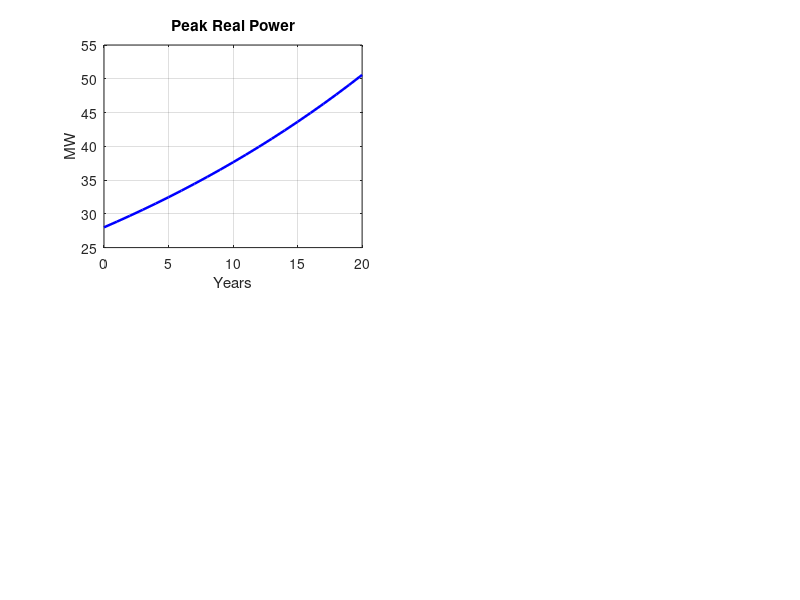

The MATLAB script that drew this image: (Note: this script raises an error after producing the figure.)
%% ============================================================
%  66/11 kV Receiving Substation — Design Calculations
%  Author  : Krystian Rozanski
%  Project : 66/11 kV Single-Busbar Distribution Substation
%  Location: Brisbane, Queensland, Australia
%  Standard: AS/NZS 2067, IEC 60909, AS/NZS 4777.2, Energex NCR
%  Date    : 2025
%  Revision: Rev D — Vector group corrected to Dyn11; PLCC equipment
%             (coupling capacitors + LMUs) added; equipment summary
%             expanded with bus-section CBs, solar incomer, disconnector
%             breakdown; AS/NZS 4777.2 and IEC 60358 added to standards
% ============================================================
%
%  CONTENTS
%   Part 1  – Load Analysis & 20-Year Growth Projection
%   Part 2  – Transformer Sizing (N-1 Contingency)
%   Part 3  – System Parameters & Fault Level (IEC 60909)
%   Part 4  – Per-Unit Fault Analysis (Both TXs in Parallel)
%   Part 5  – Load Current Calculations & CT Ratio Selection
%   Part 6  – Voltage Regulation (OLTC Verification)
%   Part 7  – Circuit Breaker Rating Verification
%   Part 8  – Busbar Thermal Sizing (AS/NZS 2067)
%   Part 9  – 11 kV Feeder Sizing (4 Feeders)
%   Part 10 – Protection Settings Schedule
%   Part 11 – Neutral Earthing Resistor (NER) Sizing
%   Part 12 – PLCC Equipment (Coupling Capacitors & LMUs)
%   Part 13 – Final Summary & Equipment Schedule
% ============================================================

clear; clc; close all;

fprintf('============================================================\n');
fprintf('  66/11 kV RECEIVING SUBSTATION — DESIGN CALCULATIONS\n');
fprintf('  Brisbane, Queensland | AS/NZS 2067 | Energex NCR\n');
fprintf('============================================================\n\n');

%% ============================================================
%  PART 1: LOAD ANALYSIS & 20-YEAR GROWTH PROJECTION
% ============================================================

fprintf('--- PART 1: Load Analysis & Growth Projection ---\n\n');

pf        = 0.92;           % Power factor (lagging)
P_peak    = 28e6;           % Present peak real power (W)
P_avg     = 0.70 * P_peak;  % Average real power (70% load factor)
growth    = 0.03;           % Annual load growth rate (3%)
horizon   = 20;             % Design horizon (years) — per Energex NCR

S_peak_now = P_peak / pf;
S_avg_now  = P_avg  / pf;

fprintf('Present Peak Real Power       : %.1f MW\n',  P_peak/1e6);
fprintf('Present Average Real Power    : %.1f MW\n',  P_avg/1e6);
fprintf('Present Peak Apparent Power   : %.2f MVA\n', S_peak_now/1e6);
fprintf('Present Average Apparent Power: %.2f MVA\n\n', S_avg_now/1e6);

years          = 0:horizon;
P_peak_growth  = P_peak .* (1 + growth).^years;
S_peak_growth  = P_peak_growth ./ pf;
P_avg_growth   = P_avg  .* (1 + growth).^years;
S_avg_growth   = P_avg_growth  ./ pf;

S_design = max(S_peak_growth);  % 20-year peak apparent power

fprintf('20-Year Peak Real Power       : %.2f MW\n',  max(P_peak_growth)/1e6);
fprintf('20-Year Peak Apparent Power   : %.2f MVA\n\n', S_design/1e6);

% --- Load Growth Plot ---
figure('Name','Load Growth Projections — 20 Year Horizon','NumberTitle','off');
subplot(2,2,1);
plot(years, P_peak_growth/1e6, 'b-', 'LineWidth', 1.8);
title('Peak Real Power'); xlabel('Years'); ylabel('MW'); grid on;
xline(10,'--r','Label','10yr','LabelVerticalAlignment','bottom');
xline(20,'--k','Label','20yr','LabelVerticalAlignment','bottom');

subplot(2,2,2);
plot(years, S_peak_growth/1e6, 'r-', 'LineWidth', 1.8);
title('Peak Apparent Power'); xlabel('Years'); ylabel('MVA'); grid on;
xline(10,'--r'); xline(20,'--k');

subplot(2,2,3);
plot(years, P_avg_growth/1e6, 'b--', 'LineWidth', 1.8);
title('Average Real Power'); xlabel('Years'); ylabel('MW'); grid on;

subplot(2,2,4);
plot(years, S_avg_growth/1e6, 'r--', 'LineWidth', 1.8);
title('Average Apparent Power'); xlabel('Years'); ylabel('MVA'); grid on;

sgtitle('Load Growth Projections — 66/11 kV Substation, Brisbane QLD');

%% ============================================================
%  PART 2: TRANSFORMER SIZING — N-1 CONTINGENCY
%  Requirement: Each transformer must supply 100% peak load
%  independently (Energex NCR, AS/NZS 2067 Cl. 5.3)
% ============================================================

fprintf('--- PART 2: Transformer Sizing (N-1 Contingency) ---\n\n');

% Engineering margin per AS/NZS 2067 and Energex NCR
margin     = 1.20;
S_required = margin * S_design;

% Standard IEC transformer ratings (MVA): 20, 25, 31.5, 40, 50, 63
std_ratings = [20 25 31.5 40 50 63 80 100] * 1e6;
TX_rating   = std_ratings(find(std_ratings >= S_required, 1, 'first'));

fprintf('20-Year Design Load           : %.2f MVA\n', S_design/1e6);
fprintf('Required Rating (20%% margin)  : %.2f MVA\n', S_required/1e6);
fprintf('Selected Transformer Rating   : %.1f MVA (standard IEC)\n', TX_rating/1e6);
fprintf('Configuration                 : 2 x %.1f MVA, Dyn11, OLTC\n', TX_rating/1e6);
fprintf('N-1 Compliance                : CONFIRMED — each unit carries 100%% load\n\n');

%% ============================================================
%  PART 3: SYSTEM PARAMETERS & FAULT LEVEL (IEC 60909)
% ============================================================

fprintf('--- PART 3: System Parameters & Fault Level ---\n\n');

V_HV    = 66e3;     % HV nominal voltage (V)
V_LV    = 11e3;     % LV nominal voltage (V)
V_max   = 72.5e3;   % Maximum equipment voltage per IEC 60694 (V)
f       = 50;       % Frequency (Hz)
Z_pct   = 0.10;     % Transformer impedance (10%) — limits 11 kV fault level

% System source impedance — typical Energex 66 kV network
% (confirm with Energex connection study for actual value)
Ssc_66kV_system = 2500e6;  % Assumed 66 kV system fault level (MVA)
Z_source_pu = 1 / (Ssc_66kV_system / TX_rating);  % On transformer base

% Transformer impedance (pu on own base)
Z_tx_pu = Z_pct;

% Total impedance (single transformer in service — N-1 condition)
Z_total_N1 = Z_source_pu + Z_tx_pu;

% Total impedance (both transformers in parallel — worst case fault)
Z_total_parallel = Z_source_pu + Z_tx_pu / 2;

% 11 kV fault level — single transformer
Ssc_LV_N1       = TX_rating / Z_total_N1;
Isc_LV_N1       = Ssc_LV_N1 / (sqrt(3) * V_LV);

% 11 kV fault level — both transformers in parallel (worst case)
Ssc_LV_parallel = TX_rating / Z_total_parallel;
Isc_LV_parallel = Ssc_LV_parallel / (sqrt(3) * V_LV);

% 66 kV equivalent fault current
Isc_HV = Ssc_LV_N1 / (sqrt(3) * V_HV);

fprintf('Transformer Rating            : %.1f MVA\n',  TX_rating/1e6);
fprintf('Transformer Impedance (Z%%)    : %.0f%%\n',   Z_pct*100);
fprintf('System Fault Level (66 kV)    : %.0f MVA (assumed — verify Energex)\n', Ssc_66kV_system/1e6);
fprintf('\n  --- 11 kV Fault Level ---\n');
fprintf('  Single TX in service (N-1)  : %.1f MVA  |  %.2f kA\n', Ssc_LV_N1/1e6, Isc_LV_N1/1e3);
fprintf('  Both TXs in parallel (worst): %.1f MVA  |  %.2f kA\n', Ssc_LV_parallel/1e6, Isc_LV_parallel/1e3);
fprintf('  Maximum permitted (Energex) : 25 kA\n');

if Isc_LV_parallel <= 25e3
    fprintf('  Fault Level Check           : PASS (both TXs in parallel)\n\n');
else
    fprintf('  Fault Level Check           : FAIL — increase Z%% or add current limiting reactor\n\n');
end

fprintf('Equivalent 66 kV Fault Current: %.2f kA\n\n', Isc_HV/1e3);

t_fault = 3;  % Fault duration (s) per AS/NZS 2067

%% ============================================================
%  PART 4: PER-UNIT FAULT ANALYSIS
% ============================================================

fprintf('--- PART 4: Per-Unit Fault Analysis ---\n\n');

S_base  = TX_rating;     % MVA base
V_base_HV = V_HV;        % V
V_base_LV = V_LV;        % V

Z_base_HV = V_base_HV^2 / S_base;
Z_base_LV = V_base_LV^2 / S_base;

% Source impedance on common base
Z_src_pu   = S_base / Ssc_66kV_system;

% Transformer impedance (pu)
Z_tx1_pu   = Z_pct;
Z_tx2_pu   = Z_pct;

% Case 1: TX1 only (N-1, TX2 out of service)
Z_fault_case1 = Z_src_pu + Z_tx1_pu;
I_fault_pu_1  = 1 / Z_fault_case1;
I_fault_A_1   = I_fault_pu_1 * (S_base / (sqrt(3) * V_base_LV));

% Case 2: Both TXs in parallel (worst case for 11 kV busbar fault)
Z_tx_parallel_pu = Z_tx1_pu * Z_tx2_pu / (Z_tx1_pu + Z_tx2_pu);
Z_fault_case2    = Z_src_pu + Z_tx_parallel_pu;
I_fault_pu_2     = 1 / Z_fault_case2;
I_fault_A_2      = I_fault_pu_2 * (S_base / (sqrt(3) * V_base_LV));

fprintf('  S_base                      : %.1f MVA\n', S_base/1e6);
fprintf('  Z_source (pu)               : %.4f pu\n',  Z_src_pu);
fprintf('  Z_transformer (pu)          : %.4f pu\n',  Z_tx1_pu);
fprintf('\n  Case 1 — TX1 Only (N-1):\n');
fprintf('    Z_total (pu)              : %.4f pu\n',  Z_fault_case1);
fprintf('    I_fault (11 kV)           : %.2f kA\n',  I_fault_A_1/1e3);
fprintf('\n  Case 2 — Both TXs in Parallel (Worst Case):\n');
fprintf('    Z_total (pu)              : %.4f pu\n',  Z_fault_case2);
fprintf('    I_fault (11 kV)           : %.2f kA\n',  I_fault_A_2/1e3);
fprintf('    Limit (Energex / AS 2067) : 25.00 kA\n\n');

Isc_LV_design = max(I_fault_A_1, I_fault_A_2);  % Use worst case for equipment selection

%% ============================================================
%  PART 5: LOAD CURRENT CALCULATIONS & CT RATIO SELECTION
% ============================================================

fprintf('--- PART 5: Load Currents & CT Ratio Selection ---\n\n');

I_HV_rated = TX_rating / (sqrt(3) * V_HV);
I_LV_rated = TX_rating / (sqrt(3) * V_LV);

% Standard CT ratios (IEC 60044-1)
CT_HV_std = [200 300 400 600];
CT_LV_std = [1000 1200 1500 2000 2500 3000];

CT_HV_selected = CT_HV_std(find(CT_HV_std >= I_HV_rated * 1.25, 1, 'first'));
CT_LV_selected = CT_LV_std(find(CT_LV_std >= I_LV_rated * 1.25, 1, 'first'));

fprintf('HV Rated Current (%.0f MVA TX)  : %.1f A\n',  TX_rating/1e6, I_HV_rated);
fprintf('LV Rated Current (%.0f MVA TX)  : %.1f A\n',  TX_rating/1e6, I_LV_rated);
fprintf('\n  CT Ratio Selection (IEC 60044-1, 1.25x margin):\n');
fprintf('    66 kV CT Ratio            : %d/1 A  (metering class 0.2S, protection 5P20)\n', CT_HV_selected);
fprintf('    11 kV CT Ratio            : %d/1 A  (metering class 0.5, protection 5P20)\n\n', CT_LV_selected);

% 11 kV feeder current (4 feeders, assumed equal loading with 0.85 diversity)
n_feeders       = 4;
diversity       = 0.85;
I_feeder_each   = (I_LV_rated * diversity) / n_feeders;
CT_feeder_std   = [200 300 400 600 800];
CT_feeder_sel   = CT_feeder_std(find(CT_feeder_std >= I_feeder_each * 1.25, 1, 'first'));

fprintf('  11 kV Feeder Current (each) : %.1f A  (%.0f%% diversity, %d feeders)\n', ...
        I_feeder_each, diversity*100, n_feeders);
fprintf('  Feeder CT Ratio             : %d/1 A\n\n', CT_feeder_sel);

%% ============================================================
%  PART 6: VOLTAGE REGULATION & OLTC VERIFICATION
%  Formula per AS/NZS 2067 and IEC 60076-1
% ============================================================

fprintf('--- PART 6: Voltage Regulation & OLTC ---\n\n');

R_pct  = 0.50;   % Transformer resistance (% of rated) — typical 40 MVA unit
X_pct  = sqrt(Z_pct^2 - (R_pct/100)^2) * 100;  % Reactance %

% Voltage regulation at full load, 0.92 pf lagging
phi    = acos(pf);
dV_pct = R_pct * pf + X_pct * sin(phi);

fprintf('Transformer R%%                 : %.2f%%\n',  R_pct);
fprintf('Transformer X%%                 : %.2f%%\n',  X_pct);
fprintf('Voltage Regulation at FL       : %.2f%%\n',  dV_pct);

if dV_pct <= 5.0
    fprintf('Regulation Check               : PASS (limit = 5%%)\n');
else
    fprintf('Regulation Check               : FAIL — OLTC range must compensate\n');
end

% OLTC tap range — standard ±10% in 1.25% steps (Energex typical)
OLTC_range  = 0.10;   % ±10%
OLTC_step   = 0.0125; % 1.25% per step
n_taps      = OLTC_range / OLTC_step;

fprintf('\n  OLTC Specification:\n');
fprintf('    Range                     : ±%.0f%% (±%.3f pu)\n',  OLTC_range*100, OLTC_range);
fprintf('    Step Size                 : %.2f%%\n',  OLTC_step*100);
fprintf('    Number of Tap Steps       : ±%.0f steps\n\n', n_taps);

%% ============================================================
%  PART 7: CIRCUIT BREAKER RATING VERIFICATION
%  Per IEC 62271-100 and AS/NZS 2067
% ============================================================

fprintf('--- PART 7: Circuit Breaker Verification ---\n\n');

% 66 kV circuit breakers
CB_HV_rated_kA = 31.5;  % kA — standard IEC rating
CB_HV_rated_kV = 72.5;  % kV — matches V_max

% 11 kV circuit breakers
CB_LV_rated_kA = 31.5;  % kA
CB_LV_rated_kV = 12.0;  % kV

fprintf('  66 kV Circuit Breaker:\n');
fprintf('    Rated Breaking Capacity   : %.1f kA\n', CB_HV_rated_kA);
fprintf('    Maximum Voltage Rating    : %.1f kV\n', CB_HV_rated_kV);
fprintf('    Required Breaking (Isc)   : %.2f kA\n', Isc_HV/1e3);
if CB_HV_rated_kA * 1e3 >= Isc_HV
    fprintf('    66 kV CB Check            : PASS\n\n');
else
    fprintf('    66 kV CB Check            : FAIL\n\n');
end

fprintf('  11 kV Circuit Breaker:\n');
fprintf('    Rated Breaking Capacity   : %.1f kA\n', CB_LV_rated_kA);
fprintf('    Maximum Voltage Rating    : %.1f kV\n', CB_LV_rated_kV);
fprintf('    Required Breaking (Isc)   : %.2f kA\n', Isc_LV_design/1e3);
if CB_LV_rated_kA * 1e3 >= Isc_LV_design
    fprintf('    11 kV CB Check            : PASS\n\n');
else
    fprintf('    11 kV CB Check            : FAIL\n\n');
end

%% ============================================================
%  PART 8: BUSBAR THERMAL SIZING
%  Per AS/NZS 2067 and IEC 60865-1
% ============================================================

fprintf('--- PART 8: Busbar Thermal Sizing ---\n\n');

% Thermal sizing — fault withstand (IEC 60865-1)
k_Al    = 143;   % Aluminium thermal constant
A_fault = (Isc_LV_design * sqrt(t_fault)) / k_Al;

% Continuous current sizing
J_Al    = 1.5;   % A/mm² — aluminium, outdoor tubular busbar
A_cont  = I_LV_rated / J_Al;

A_busbar = max(A_fault, A_cont);

% Round up to nearest standard tubular busbar (mm²)
std_bus = [120 150 185 240 300 400 500 630];
A_selected = std_bus(find(std_bus >= A_busbar, 1, 'first'));

fprintf('  Fault Withstand Sizing:\n');
fprintf('    Fault Current (worst)     : %.2f kA\n', Isc_LV_design/1e3);
fprintf('    Fault Duration            : %.1f s\n',  t_fault);
fprintf('    Min. Area (fault)         : %.1f mm²\n', A_fault);
fprintf('\n  Continuous Current Sizing:\n');
fprintf('    LV Rated Current          : %.1f A\n',  I_LV_rated);
fprintf('    Current Density (Al)      : %.1f A/mm²\n', J_Al);
fprintf('    Min. Area (continuous)    : %.1f mm²\n', A_cont);
fprintf('\n  Governing Area             : %.1f mm²\n', A_busbar);
fprintf('  Selected Standard Size      : %d mm²  aluminium tubular busbar\n\n', A_selected);

%% ============================================================
%  PART 9: 11 kV FEEDER SIZING (4 FEEDERS)
% ============================================================

fprintf('--- PART 9: 11 kV Feeder Sizing (4 Feeders) ---\n\n');

% Each feeder carries equal share with diversity factor
I_each_feeder = I_feeder_each;

% XLPE cable — 11 kV, aluminium conductor
% Standard ratings (approximate, 90°C XLPE, flat formation, 0.8 derate for Brisbane ambient)
cable_sizes_mm2  = [95  120  150  185  240  300];
cable_ratings_A  = [200 235  270  310  360  405];  % Derated for QLD 35°C ground temp

sel_idx   = find(cable_ratings_A >= I_each_feeder * 1.25, 1, 'first');
cable_sel = cable_sizes_mm2(sel_idx);
cable_Ir  = cable_ratings_A(sel_idx);

fprintf('  Feeder Current (each)       : %.1f A\n',   I_each_feeder);
fprintf('  Required Rating (1.25x)     : %.1f A\n',   I_each_feeder * 1.25);
fprintf('  Selected Cable              : %d mm² Al XLPE 11 kV\n', cable_sel);
fprintf('  Cable Continuous Rating     : %d A (derated, Brisbane ambient)\n', cable_Ir);
fprintf('  Feeder CB Rating            : 630 A, 31.5 kA (IEC 62271-100)\n\n');

%% ============================================================
%  PART 10: PROTECTION SETTINGS SCHEDULE
%  Per Energex Protection Guidelines and IEC 60255
% ============================================================

fprintf('--- PART 10: Protection Settings Schedule ---\n\n');

% --- 66 kV Line Protection ---
fprintf('  66 kV Incoming Line Protection (per bay):\n');
fprintf('    Function 51  Overcurrent pickup   : %.0f A  (1.2x I_HV rated)\n', I_HV_rated * 1.2);
fprintf('    Function 51  Time multiplier      : 0.10 s  (IEC standard inverse)\n');
fprintf('    Function 51N Earth fault pickup   : %.0f A  (20%% of CT primary)\n', CT_HV_selected * 0.20);
fprintf('    Function 27  Undervoltage         : 90%% of nominal (59.4 kV)\n');
fprintf('    Function 59  Overvoltage          : 110%% of nominal (72.6 kV)\n\n');

% --- Transformer Differential Protection ---
fprintf('  Transformer Differential Protection (87T):\n');
fprintf('    Operate current (Is1)     : 0.20 pu  (20%% of rated current)\n');
fprintf('    Bias slope 1 (k1)         : 25%%  (through-fault stability)\n');
fprintf('    Bias slope 2 (k2)         : 50%%  (CT saturation region)\n');
fprintf('    Inrush restraint          : 2nd harmonic blocking, 15%% threshold\n\n');

% --- 11 kV Incomer Protection ---
fprintf('  11 kV Incomer Protection (per transformer secondary):\n');
fprintf('    Function 51  Overcurrent pickup   : %.0f A  (1.25x I_LV rated)\n', round(I_LV_rated * 1.25 / 10) * 10);
fprintf('    Function 51  Time multiplier      : 0.40 s  (graded above feeders)\n');
fprintf('    Function 51N Earth fault pickup   : %.0f A  (10%% of CT primary)\n', CT_LV_selected * 0.10);
fprintf('    Function 50  Inst. overcurrent    : %.0f A  (8x I_LV rated)\n', round(I_LV_rated * 8 / 100) * 100);
fprintf('    Function 87T Differential         : see above\n\n');

% --- 11 kV Feeder Protection ---
fprintf('  11 kV Feeder Protection (each of 4 feeders):\n');
fprintf('    Function 51  Overcurrent pickup   : %.0f A  (1.25x feeder rated)\n', round(I_each_feeder * 1.25 / 10) * 10);
fprintf('    Function 51  Time multiplier      : 0.10 s  (fastest in grading chain)\n');
fprintf('    Function 51N Earth fault pickup   : %.0f A  (10%% CT primary)\n', round(CT_feeder_sel * 0.10));
fprintf('    Function 79  Auto-reclose         : 1 shot, dead time 0.5 s (overhead lines)\n\n');

%% ============================================================
%  PART 11: NEUTRAL EARTHING RESISTOR (NER) SIZING
%  Per AS/NZS 2067 Cl. 8 and Energex NCR
%  Transformer vector group is Dyn11 — the LV winding is star
%  with neutral brought out. NER connects directly to this
%  neutral point. No separate earthing transformer required.
%  High-resistance earthing limits earth fault current to
%  reduce step/touch voltages and arc flash energy.
% ============================================================

fprintf('--- PART 11: Neutral Earthing Resistor (NER) Sizing ---\n\n');
fprintf('  NOTE: Dyn11 vector group — NER connects directly to\n');
fprintf('  transformer LV star neutral. No earthing transformer required.\n\n');

% Target earth fault current — high impedance earthing (Energex 11 kV standard)
I_ef_target = 100;   % A — target prospective earth fault current at NER
V_NER       = V_LV / sqrt(3);  % Phase-to-neutral voltage at transformer LV neutral

R_NER       = V_NER / I_ef_target;
P_NER       = I_ef_target^2 * R_NER;  % NER power dissipation (W)

fprintf('  NER Phase-to-Neutral Voltage: %.1f V\n', V_NER);
fprintf('  Target Earth Fault Current  : %d A\n',   I_ef_target);
fprintf('  Required NER Resistance     : %.1f Ohm\n', R_NER);
fprintf('  NER Power Rating (minimum)  : %.1f kW  (10 s rating per AS/NZS 2067)\n\n', P_NER/1e3);

%% ============================================================
%  PART 12: PLCC EQUIPMENT — COUPLING CAPACITORS & LMUs
%  Power Line Carrier Communication uses the 66 kV line as a
%  communication channel for protection signalling, SCADA, and
%  inter-bay tripping. Each incoming 66 kV line requires one
%  coupling capacitor (CC) and one line matching unit (LMU).
%  Standard: IEC 60358 (coupling capacitors)
% ============================================================

fprintf('--- PART 12: PLCC Equipment ---\n\n');

% PLCC equipment parameters
n_PLCC_lines   = 2;          % Number of 66 kV incoming lines with PLCC
CC_voltage_kV  = 72.5;       % Coupling capacitor rated voltage (kV) — matches Um
LMU_imp_src    = 75;         % LMU source impedance (Ohm) — line side
LMU_imp_load   = 400;        % LMU load impedance (Ohm) — carrier equipment side

fprintf('  PLCC Lines                  : %d (one per 66 kV incoming line)\n', n_PLCC_lines);
fprintf('  Coupling Capacitor Qty      : %d\n', n_PLCC_lines);
fprintf('  Coupling Capacitor Voltage  : %.1f kV  (IEC 60358, matches Um = 72.5 kV)\n', CC_voltage_kV);
fprintf('  Line Matching Unit Qty      : %d\n', n_PLCC_lines);
fprintf('  LMU Impedance               : %d / %d Ohm  (line / carrier equipment)\n\n', LMU_imp_src, LMU_imp_load);

fprintf('  NOTE: PLCC enables high-speed protection signalling over the\n');
fprintf('  66 kV line (e.g. permissive overreach transfer trip, POTT scheme)\n');
fprintf('  without requiring a separate pilot cable or fibre link.\n');
fprintf('  Carrier frequency range: typically 30–500 kHz per IEC 60495.\n\n');

%% ============================================================
%  PART 13: FINAL SUMMARY & EQUIPMENT SCHEDULE
% ============================================================

fprintf('============================================================\n');
fprintf('  FINAL SUMMARY — EQUIPMENT SCHEDULE\n');
fprintf('  66/11 kV Receiving Substation | Brisbane QLD\n');
fprintf('============================================================\n\n');

fprintf('SYSTEM PARAMETERS\n');
fprintf('  Nominal Voltage             : 66 / 11 kV\n');
fprintf('  Maximum Equipment Voltage   : 72.5 / 12.5 kV  (IEC 60694)\n');
fprintf('  Frequency                   : 50 Hz\n');
fprintf('  Present Peak Load           : %.1f MVA\n',   S_peak_now/1e6);
fprintf('  20-Year Design Load         : %.1f MVA\n',   S_design/1e6);
fprintf('  Configuration               : Single busbar with bus-sectionalisation, 2 bays, N-1\n\n');

fprintf('TRANSFORMERS (x2)\n');
fprintf('  Rating                      : %.0f MVA (each)\n', TX_rating/1e6);
fprintf('  Voltage Ratio               : 66/11 kV\n');
fprintf('  Vector Group                : Dyn11\n');
fprintf('  Impedance                   : %.0f%%\n',  Z_pct*100);
fprintf('  OLTC Range                  : +/-%.0f%%, %.2f%% steps\n', OLTC_range*100, OLTC_step*100);
fprintf('  Cooling                     : ONAN/ONAF\n\n');

fprintf('FAULT LEVELS\n');
fprintf('  11 kV Fault (single TX)     : %.2f kA\n',   I_fault_A_1/1e3);
fprintf('  11 kV Fault (both TXs)      : %.2f kA\n',   I_fault_A_2/1e3);
fprintf('  11 kV Limit (Energex)       : 25.00 kA\n');
fprintf('  66 kV Fault Current         : %.2f kA\n\n', Isc_HV/1e3);

fprintf('CIRCUIT BREAKERS\n');
fprintf('  66 kV Line CB (x2)          : 72.5 kV, 1250 A, 31.5 kA, SF6  (IEC 62271-100)\n');
fprintf('  66 kV Bus-Section CB (x1)   : 72.5 kV, 1250 A, 31.5 kA, SF6, normally open (NO)\n');
fprintf('  11 kV Incomer CB (x2)       : 12.5 kV, 31.5 kA, VCB, 2500 A  (IEC 62271-100)\n');
fprintf('  11 kV Feeder CB (x4)        : 12.5 kV, 31.5 kA, VCB, 630 A\n');
fprintf('  11 kV Solar Incomer CB (x1) : 12.5 kV, 31.5 kA, VCB, 800 A\n');
fprintf('  11 kV Bus-Section CB (x1)   : 12.5 kV, 31.5 kA, VCB, normally closed (NC)\n\n');

fprintf('DISCONNECTORS\n');
fprintf('  66 kV With Earth Switch (x2): 72.5 kV, 1250 A, motorised  (IEC 62271-102)\n');
fprintf('  66 kV Without Earth Sw (x6) : 72.5 kV, 1250 A, motorised\n\n');

fprintf('CURRENT TRANSFORMERS\n');
fprintf('  66 kV CT (x2 per bay, x10 total): %d/1 A, 5P20 (prot) / 0.2S (metering)\n', CT_HV_selected);
fprintf('  11 kV Incomer CT (x2)       : %d/1 A, 5P20 (prot) / 0.5 (metering)\n',  CT_LV_selected);
fprintf('  11 kV Feeder CT (x4)        : %d/1 A, 5P20 (protection)\n', CT_feeder_sel);
fprintf('  11 kV Solar CT (x1)         : 800/1 A, 5P20 / 0.5 (metering)\n\n');

fprintf('PLCC EQUIPMENT\n');
fprintf('  Coupling Capacitor (x2)     : 72.5 kV, one per 66 kV incoming line  (IEC 60358)\n');
fprintf('  Line Matching Unit (x2)     : 75/400 Ohm impedance matching, one per CC\n\n');

fprintf('SURGE ARRESTERS\n');
fprintf('  66 kV Line Arresters (x6)   : 60 kV rated, ZnO, IEC 60099-4\n');
fprintf('  11 kV Bus Arresters         : 10 kV rated, ZnO, IEC 60099-4\n\n');

fprintf('BUSBARS\n');
fprintf('  11 kV Main Busbar           : %d mm² aluminium tubular\n', A_selected);
fprintf('  Continuous Rating           : %.0f A\n',     I_LV_rated);
fprintf('  Fault Withstand             : %.2f kA, %.0f s\n\n', Isc_LV_design/1e3, t_fault);

fprintf('NEUTRAL EARTHING RESISTOR\n');
fprintf('  Connection                  : Direct to Dyn11 transformer LV star neutral\n');
fprintf('  No earthing transformer required (Dyn11 provides natural neutral point)\n');
fprintf('  NER Resistance              : %.1f Ohm\n',   R_NER);
fprintf('  Earth Fault Current (max)   : %d A\n',      I_ef_target);
fprintf('  NER Power Rating            : %.1f kW (10 s)\n\n', P_NER/1e3);

fprintf('APPLICABLE STANDARDS\n');
fprintf('  AS/NZS 2067     — Substations and HV installations >1 kV\n');
fprintf('  AS/NZS 4777.2   — Grid connection of energy systems via inverters (DG)\n');
fprintf('  IEC 60909        — Short-circuit current calculations\n');
fprintf('  IEC 62271-100    — AC circuit breakers\n');
fprintf('  IEC 62271-102    — AC disconnectors and earthing switches\n');
fprintf('  IEC 60076-1      — Power transformers\n');
fprintf('  IEC 60044-1      — Current transformers\n');
fprintf('  IEC 60865-1      — Busbar thermal/mechanical withstand\n');
fprintf('  IEC 60358        — Coupling capacitors and capacitor dividers\n');
fprintf('  Energex NCR      — Network connection requirements (QLD)\n');
fprintf('============================================================\n');
